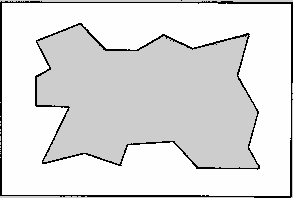
#> input picture NavAlgorithms/my_map1.pgm, 293 x 198 px, found by its file name
$ python Q_learning_ROS.py
#> lines starting #> are read from the running program, lines starting #| are printed output that depends on the picture; after the words box and inside, x2 and y2 are one past the last pixel; in counts of white or black regions, pixels touching at a corner belong together
import cv2
import numpy as np
import matplotlib.pyplot as plt

width = 80
height = 60 # width/height in pixels should be same asd width/height in meters

map_img = cv2.imread("my_map1.pgm", cv2.IMREAD_COLOR)
#> map_img is the input picture: shape (198, 293, 3); min 0, max 254, mean 221.1
# grey_map_img = cv2.cvtColor(map_img, cv2.COLOR_BGR2GRAY)

resized_img = cv2.resize(map_img, (width, height))
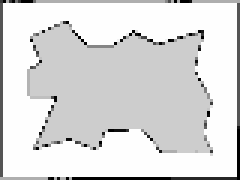
#> resized_img: shape (60, 80, 3) (shown 3 times larger); min 0, max 254, mean 219.7

cell_size = 2 # that is one cell contains 2 rows and columns of pixels

# Ensure occupancyGrid matches resized image dimensions
occupancyGrid = np.zeros((height // cell_size, width // cell_size), dtype=np.int8)

# Define color thresholds (modify as needed)
threshold = 100

map_resolution = 10 # cells per meter
action = -1

for rows in range(0, height, cell_size):
    for columns in range(0, width, cell_size):

        white_count = 0
        black_count = 0

        for i in range(cell_size):
            for j in range(cell_size):
                pixel = resized_img[i + rows][j + columns]
                # Check all colors once per 4x4 block

                if pixel[0] < threshold and pixel[1] < threshold and pixel[2] < threshold:
                    white_count += 1
                else :
                    black_count += 1


        dominant_color = max(white_count, black_count)
        # print(no_count)
        cell_rows = rows // cell_size
        cell_columns = columns // cell_size

        if dominant_color == white_count:
            occupancyGrid[cell_rows][cell_columns] = 100  # Occupied
        else :
            occupancyGrid[cell_rows][cell_columns] = 0  # Free space
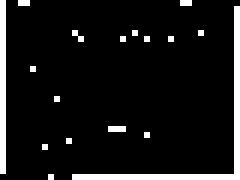
#> occupancyGrid: shape (30, 40) int8 (shown 6 times larger); values 0 (black) and 100 (white), 8.8% white in thin lines or dots

np.set_printoptions(threshold=np.inf)
# print(occupancyGrid.shape)
# print(occupancyGrid)


goal = (2,3) # in meters
goal = (goal[0] * map_resolution, goal[1] * map_resolution)
goal_state = 45

grid_shape = occupancyGrid.shape # height * width...rows * columns
#> grid_shape = (30, 40)
num_states = grid_shape[0] * grid_shape[1]
#> num_states = 1200
num_actions = 4
alpha = 0.3 # learning factor
gamma = 0.95 # discount factor
epsilon = 0.1 # exploration and exploitatio trade off
num_episodes = 5000

sample_set = list(range(num_states))
#> sample_set = 1200 values from 0 to 1199

Q_table = np.zeros((num_states,num_actions), dtype=np.int8)

gridMap_optimal_actions = np.zeros((grid_shape[0], grid_shape[1]), dtype=np.int8) # stores optimal direction to move in the grid
gridMap_optimalQ_values = np.zeros((grid_shape[0], grid_shape[1]), dtype=np.int8) # stores the optimal q values in the grid

# [7 lines of commented-out code are left out]

def simulate_action():
    global action
    (i,j) = np.unravel_index(current_state, occupancyGrid.shape)
    if action == 0:
        i = max(i - 1, 1) # manages boundary cases very useful !!
    if action == 1:
        i = min(i + 1, grid_shape[0])
    if action == 2:
        j = max(j - 1, 1)
    if action == 3:
        j = min(j + 1, grid_shape[1])

    next_state = i * grid_shape[1] + j # convert it into state number

    # here i and j will correspond to the next state
#> (the run stopped early here; a loop or call above may not have finished)

$ run again, with NavAlgorithms/occupancy_grid.png saved as NavAlgorithms/my_map1.pgm
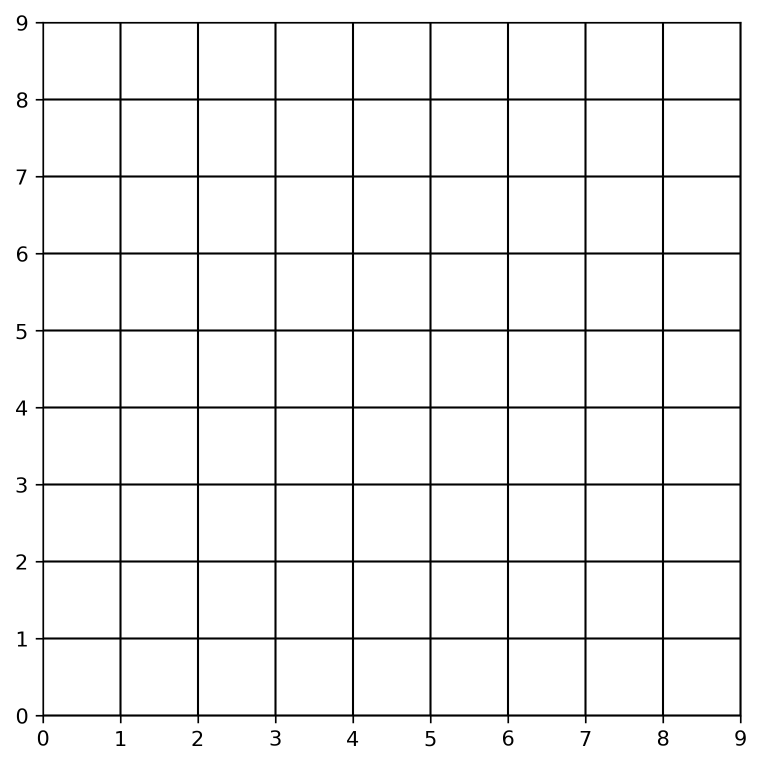
#> input picture NavAlgorithms/occupancy_grid.png, 1523 x 1530 px, found by its file name (shown at 1/2 size)
#> map_img is the input picture: shape (1530, 1523, 3); min 0, max 255, mean 242
#> `resized_img = cv2.resize(map_img, (width, height))`:
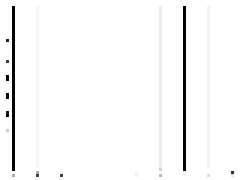
#> resized_img: shape (60, 80, 3) (shown 3 times larger); min 0, max 255, mean 248
#> after the loop `for rows in range(0, height, cell_size):`:
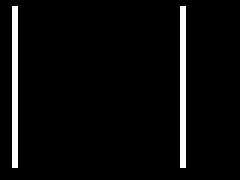
#> occupancyGrid: shape (30, 40) int8 (shown 6 times larger); values 0 (black) and 100 (white), 4.5% white in thin lines or dots, all inside (x1, y1, x2, y2) = (2, 1, 31, 28)
